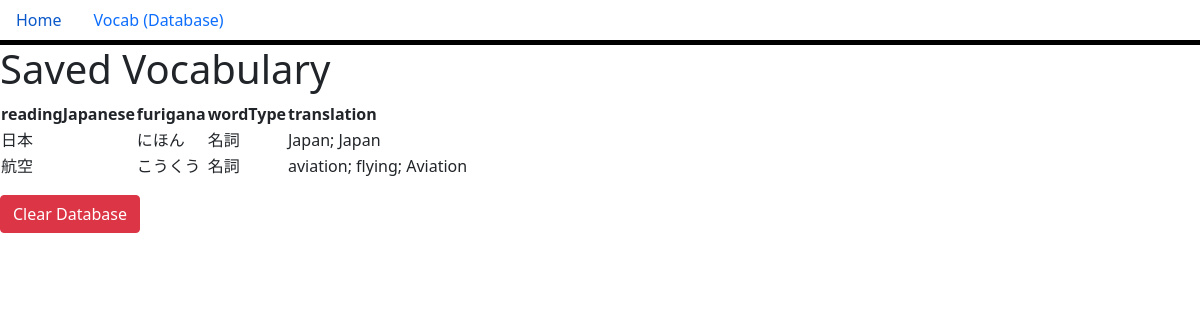
The app's page /saved with its own data.
### main.py (models this page shows, shortened)
class SavedVocab(db.Model):
    id = db.Column(db.Integer, primary_key=True)
    readingJapanese = db.Column(db.String(50), nullable=False)
    wordType = db.Column(db.String(6), nullable=False)
    translation = db.Column(db.String(300), nullable=False)
    furigana = db.Column(db.String(100), nullable=True)

### main.py (the view)
@app.route("/saved", methods=["GET"])
def show_saved_words():
    saved_words = SavedVocab.query.all()
    return render_template("saved_vocab.html", words=saved_words)

### templates/saved_vocab.html
{% extends 'base.html' %}
{% block body %}
<h1>Saved Vocabulary</h1>
<table>
    <tr>
        <th>readingJapanese</th>
        <th>furigana</th>
        <th>wordType</th>
        <th>translation</th>
    </tr>
    {% for item in words %}
        <tr>
            <td>{{ item.readingJapanese }}</td>
            <td>{{ item.furigana }}</td>
            <td>{{ item.wordType }}</td>
            <td>{{ item.translation }}</td>
        </tr>
    {% endfor %}
</table>
<form method="post" action="/clear_saved" style="margin-top: 1em;">
    <button type="submit" class="btn btn-danger">Clear Database</button>
</form>
{% endblock %}

### records on screen
SavedVocab: readingJapanese "日本", furigana "にほん", wordType "名詞", translation "Japan; Japan"
SavedVocab: readingJapanese "航空", furigana "こうくう", wordType "名詞", translation "aviation; flying; Aviation"
